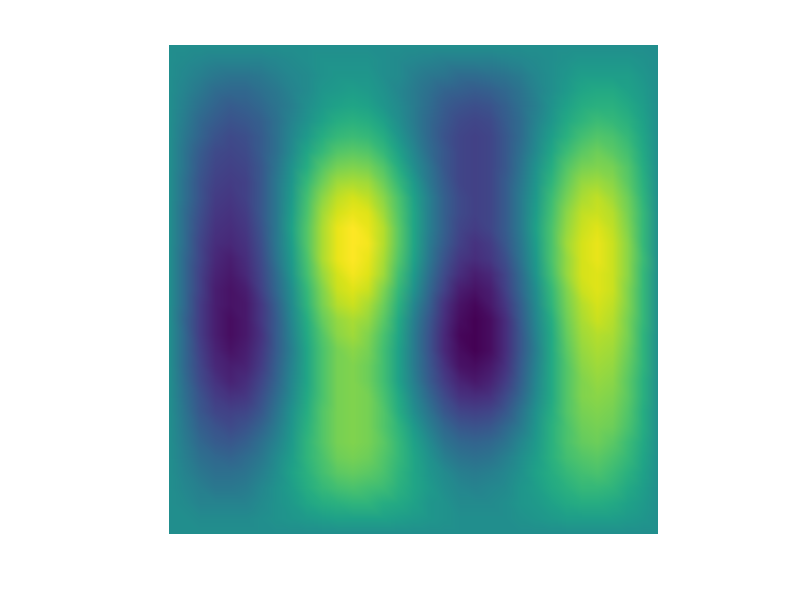

Source code (MATLAB):
function ldrum

% number of grid spacings in each direction (i.e., 1/h)
ns1 = 32;

% number of grid points in each direction
n1 = ns1+1;

% generates 2d grid points
x1 = linspace(0,1,n1)';
[xm,ym] = ndgrid(x1,x1);

% concaternate grid points as single-index array
xx = [xm(:),ym(:)]; 

% grid spacing
h = 1/ns1;

% construct a matrix for the n1 x n1 grid
n2 = n1*n1;
A = sparse([],[],[],n2,n2);
for i = 2:n1-1 % interior nodes only
    for j = 2:n1-1% interior nodes only
        % fill the FD equation for node (i,j)
        
        % find single-index value of self and neighbors
        indc = i  + n1*(j-1);  % center node: (i,j)
        indl = i-1  + n1*(j-1);  % left node: (i-1,j)
        indr = i+1  + n1*(j-1);  % right node: (i+1,j)
        indb = i  + n1*(j-2);  % bottom node: (i,j-1)
        indt = i  + n1*j;  % top node: (i,j+1)
        
        % fill values
        A(indc,indc) = 4/h^2;     % center value
        A(indl,indc) = -1/h^2;    % left value
        A(indr,indc) = -1/h^2;    % right value
        A(indc,indb) = -1/h^2;    % bottom value
        A(indc,indt) = -1/h^2;    % top value
    end
end

% specify the domain shape
ldomain = false;

% we now find the interior nodes; these are the unknowns of the problem
if (ldomain)
    % identify interior nodes of L-shaped domain
    interior = find(((xx(:,1) > 0) & (xx(:,1) < 1) & (xx(:,2) > 0) & (xx(:,2) < 1)) ...
        & ((xx(:,1) > 1/2) | (xx(:,2) < 1/2)));
else
    % identify interior nodes of a square
    interior = find((xx(:,1) > 0) & (xx(:,1) < 1) & (xx(:,2) > 0) & (xx(:,2) < 1));
end

% extract the equations and unknowns associated with interior nodes
Aint = A(interior,interior);

% find the 10 smallest eigenvalues
neig = 10;
[V,D] = eigs(Aint,neig,'sm');

% display the sqrt of the neig eigenvalues
fprintf('%.8e\n',sqrt(diag(D)));

% eigenfunction to be plotted; change this to plot different eigenfunctions
ieig = 1;  

% plotting style
use_pretty_plot = false;

% plot the specified eigenfunctions
U = zeros(n2,1);
U(interior) = V(:,ieig);
figure(1), clf,
if (use_pretty_plot)
    pretty_plot(xm,ym,U);
else
    regular_plot(xm,ym,U);
end

end

function regular_plot(xm,ym,U)
% regular plotting
if (sum(U) < 0)
    U = -U;
end
surf(xm,ym,reshape(U,size(xm)));  hold on;
shading interp;
view(0,90);
axis equal;
axis off;
axis([0,1,0,1]);
% plot the border
if (sum(abs(U(xm < 1/2 & ym > 1/2))) < 0.1)
   plot([0,1,1,1/2,1/2,0,0],[0,0,1,1,1/2,1/2,0],'k-'); 
end
end

function pretty_plot(xm,ym,U)
% pretty plot for the L-shaped domain problem. 
xm = 50*xm;
ym = 50*ym;
if (sum(U) < 0)
    U = -U;
end
U = U/max(abs(U));
if (min(U) < -0.01)
    Ushift = -0.4;
else
    Ushift = 0;
end
U = 40*(1/(max(U)-min(U))*(U-min(U)+Ushift));


figh = figure(1);
clf;
h = surf(ym,xm,reshape(U,size(xm))');
axis off;
logoax = axes('CameraPosition', [-193.4013 -265.1546  220.4819],...
    'CameraTarget',[26 26 10], ...
    'CameraUpVector',[0 0 1], ...
    'CameraViewAngle',9.5, ...
    'DataAspectRatio', [1 1 .9],...
    'Position',[0 0 1 1], ...
    'Visible','off', ...
    'XLim',[1 51], ...
    'YLim',[1 51], ...
    'ZLim',[-13 40], ...
    'parent',figh);
s = set(h, ...
    'EdgeColor','none', ...
    'FaceColor',[0.9 0.2 0.2], ...
    'FaceLighting','phong', ...
    'AmbientStrength',0.3, ...
    'DiffuseStrength',0.6, ...
    'Clipping','off',...
    'BackFaceLighting','lit', ...
    'SpecularStrength',1, ...
    'SpecularColorReflectance',1, ...
    'SpecularExponent',7, ...
    'parent',logoax);
l1 = light('Position',[40 100 20], ...
    'Style','local', ...
    'Color',[0 0.8 0.8], ...
    'parent',logoax);
l2 = light('Position',[.5 -1 .4], ...
    'Color',[0.8 0.8 0], ...
    'parent',logoax);
%z = zoom(figh);
%z.setAxes3DPanAndZoomStyle(logoax,'camera');
end